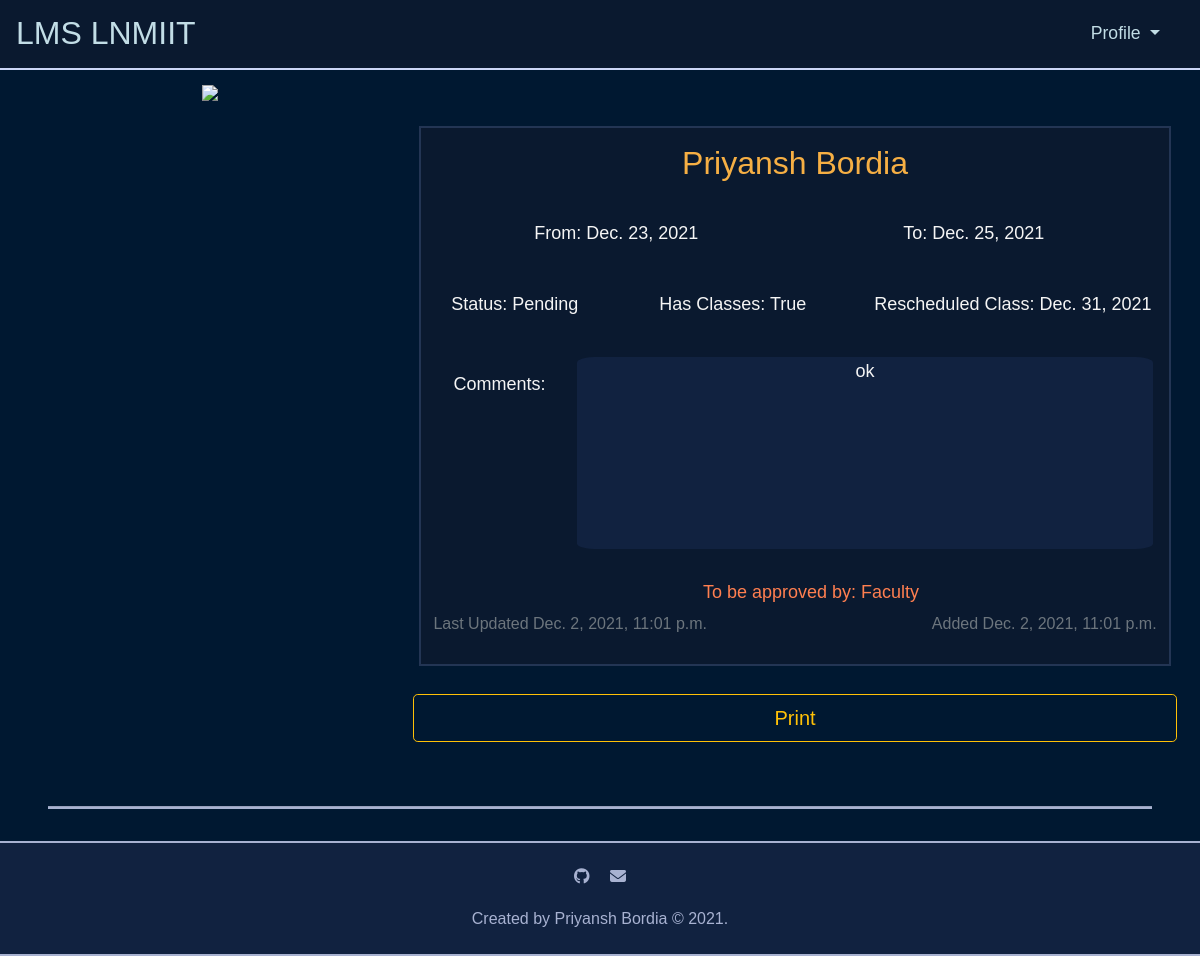
The app's page /application/24 (signed in) with its own data.
### leave/models.py (models this page shows, shortened)
class Application(models.Model):
	PENDING = 'P'
	APPROVED = 'A'
	REJECTED = 'R'
	APPLICATION_STATUS = (
		('P', 'Pending'),
		('A', 'Approved'),
		('R', 'Rejected'),
	)
	person = models.ForeignKey(Person, on_delete=models.CASCADE, related_name='applicant', default=1)
	status = models.CharField(max_length=1, choices=APPLICATION_STATUS, default='P')
	start_date = models.DateField(blank=False, null=False)
	end_date = models.DateField(blank=False, null=False)
	hasClasses = models.BooleanField(blank=False, null=False, default=False)
	rescheduled_date = models.DateField(blank=True, null=True)
	up_next = models.ForeignKey(Person, on_delete=models.CASCADE, related_name='up_next', default=1)
	comments = models.TextField(blank=True, null=False)
	updated_at = models.DateTimeField(auto_now=True)
	created_at = models.DateTimeField(auto_now_add=True)
	class Meta:
		ordering = ['start_date', 'end_date']

class Person(models.Model):
	DIRECTOR = 'DR'
	DEAN_OF_ACADEMIC_AFFAIRS = 'DOAA'
	DEAN_OF_FACULTY_AFFAIRS = 'DOFA'
	DEAN_OF_STUDENT_AFFAIRS = 'DOSA'
	HEAD_OF_DEPARTMENT = 'HOD'
	FACULTY = 'F'
	VISITING_FACULTY = 'VF'
	REGISTRAR = 'RG'
	HEAD_OF_STAFF = 'HOS'
	STAFF = 'S'
	COMPUTER_SCIENCE_AND_ENGINEERING = 'CSE'
	ELECTRONICS_AND_COMMUNICATION_ENGINEERING = 'ECE'
	MECHANICAL_AND_MECHATRONICS_ENGINEERING = 'ME'
	HUMANITIES_AND_SOCIAL_SCIENCES = 'HSS'
	MATHEMATICS = 'MH'
	PHYSICS = 'PH'
	NON_TEACHING_STAFF = 'NTS'
	PERSON_ROLES = (
		('DR', 'Director'),
		('DOAA', 'Dean of Academic Affairs'),
		('DOFA', 'Dean of Faculty Affairs'),
		('DOSA', 'Dean of Student Affairs'),
		('HOD', 'Head of Department'),
		('F', 'Faculty'),
		('VF', 'Visiting Faculty'),
		('RG', 'Registrar'),
		('HOS', 'Head of Staff'),
		('S', 'Staff'),
	)
	DEPARTMENT = (
		('CSE', 'Computer Science and Engineering'),
		('ECE', 'Electronics and Communication Engineering'),
		('ME', 'Mechanical and Mechatronics Engineering'),
		('HSS', 'Humanities and Social Sciences'),
		('MH', 'Mathematics'),
		('PH', 'Physics'),
		('NTS', 'Non Teaching Staff'),
	)
	user = models.OneToOneField(User, on_delete=models.CASCADE, related_name='person')
	faculty_id = models.CharField(max_length=10, blank=False, null=False, unique=True, default='0')
	leave_count = models.IntegerField(validators=[MinValueValidator(0)], blank=False, null=False, default=22)
	department = models.CharField(max_length=3, choices=DEPARTMENT, blank=False, null=False, default='CSE')
	first_name = models.CharField(max_length=50, validators=[MinLengthValidator(1)], blank=False, null=False)
	last_name = models.CharField(max_length=50, blank=True, null=False)
	email = models.EmailField(blank=False, null=False, unique=True)
	office_no = models.IntegerField(blank=False, null=False, default='0000')
	role = models.CharField(max_length=5, choices=PERSON_ROLES, default='F')
	updated_at = models.DateTimeField(auto_now=True)
	created_at = models.DateTimeField(auto_now_add=True)
	class Meta:
		ordering = ['id']
		verbose_name = 'Person'
		verbose_name_plural = 'Persons'

### leave/views.py (the view)
# urls.py: path('application/<int:application_id>', views.application, name='application'),
@login_required
@require_http_methods(["GET"])
def application(request, application_id):
	try:
		application = Application.objects.get(pk=application_id)
		return render(request, 'leave/application.html', context={'application': application})
	except Application.DoesNotExist:
		return render(request, 'leave/error.html', context={})

### leave/templates/leave/application.html (shortened to what this page needs)
{% extends "leave/base.html" %}
{% block head %}
	{% load static %}
	{% load bootstrap4 %}
	{% load fontawesome_5 %}
	{% load humanizelib %}
{% endblock %}
{% block body %}
	<div class="container-fluid text-center">
		<div class="row justify-content-center">
			<div class="col-md-4">
				<img src="https://img.icons8.com/bubbles/200/000000/multi-edit.png" />
			</div>
			<div class="col-md-8 application">
				<div id="printableArea" class="application__grid">
					<h2 class="application__grid__name">{{ application.person.first_name }} {{ application.person.last_name }}</h2>
					<div class="row application__grid__date">
						<div class="col-md-6">From: {{ application.start_date|date }}</div>
						<div class="col-md-6">To: {{ application.end_date|date }}</div>
					</div>
					<div class="row application__grid__desc">
						<div class="col-md-3">Status: {{ application.get_status_display }}</div>
						<div class="col-md-4">Has Classes: {{ application.hasClasses }}</div>
						<div class="col-md-5">Rescheduled Class: {{ application.rescheduled_date }}</div>
					</div>
					<div style="float:left; margin:2rem;">Comments:</div>
					<div class="application__grid__comments"> {{ application.comments }}</div>
					{% if application.status == 'P' %}
						<div class="application__grid__up_next">To be approved by: {{ application.up_next.get_role_display }}</div>
					{% endif %}
					<div class="row mt-0 mb-0">
						<div class="col-md-6">
							<p class="text-left pt-0 pr-auto pb-1 pl-1"><small class="text-muted">Last Updated {{ application.updated_at|naturaltime }}</small></p>
						</div>
						<div class="col-md-6">
							<p class="text-right pt-0 pr-1 pb-1 pl-auto"><small class="text-muted">Added {{ application.created_at|naturaltime }}</small></p>
						</div>
					</div>
				</div>
				<button onclick="printDiv('printableArea')" class="form-control form-control-lg btn btn-outline-warning btn-lg mt-3" type="submit" name="button">Print</button>
			</div>
		</div>
	</div>
{% endblock %}

### leave/static/leave/css/style.css (style rules this page uses)
html { font-size: 100%; -webkit-box-sizing: border-box; box-sizing: border-box; }
*, *::before, *::after { -webkit-box-sizing: inherit; box-sizing: inherit; }
html, body { width: 100%; height: 100%; }
body { margin: 0; padding: 0; font-size: 1.125rem; font-weight: 300; font-family: Verdana, Arial, Helvetica, sans-serif; line-height: 1.3; color: whitesmoke; background-color: #001831; text-align: center; -webkit-box-align: center; -ms-flex-align: center; align-items: center; -webkit-box-pack: center; -ms-flex-pack: center; justify-content: center; overflow-x: hidden; scroll-behavior: smooth; }
h2, .home-head, .h2 { margin: 1rem auto .5rem auto; font-weight: 400; color: #F6AF44; }
.row { margin: .2rem auto .4rem auto; }
.col-md-12, .col-md-10, .col-md-9, .col-md-8, .col-md-6, .col-md-5, .col-md-4, .col-md-3, .col-md-2 { padding: 0.5rem 0.5rem 0.5rem .5rem; }
.application { margin: 2rem auto 2rem auto; }
.application__grid { margin: .8rem .4rem .8rem .4rem; border: 0.125rem solid #233554; background-color: #0a192f; }
.application__grid__name { margin: 1rem auto 1rem auto; }
.application__grid__date { margin: 2rem 1rem 2rem 1rem; padding: 2rem auto 2rem auto; }
.application__grid__desc { margin: 1rem auto 1rem auto; padding: 2rem auto 2rem auto; }
.application__grid__comments { margin: 2rem 1rem 2rem 1rem; padding: 2rem auto 2rem auto; height: 12rem; overflow-y: auto; line-height: 1.8rem; background-color: #112240; border-radius: 3%; }
.application__grid__up_next { margin: 2rem auto auto 2rem; color: coral; }
.application__grid small { padding: 0; font-size: 1rem; font-weight: 100; color: gray; }

### records on screen
Application: person.first_name "Priyansh", person.last_name "Bordia", start_date "Dec. 23, 2021", end_date "Dec. 25, 2021", status "Pending", hasClasses "True", rescheduled_date "Dec. 31, 2021", comments "ok", up_next.role "Faculty", updated_at "Dec. 2, 2021, 11:01 p.m.", created_at "Dec. 2, 2021, 11:01 p.m."
